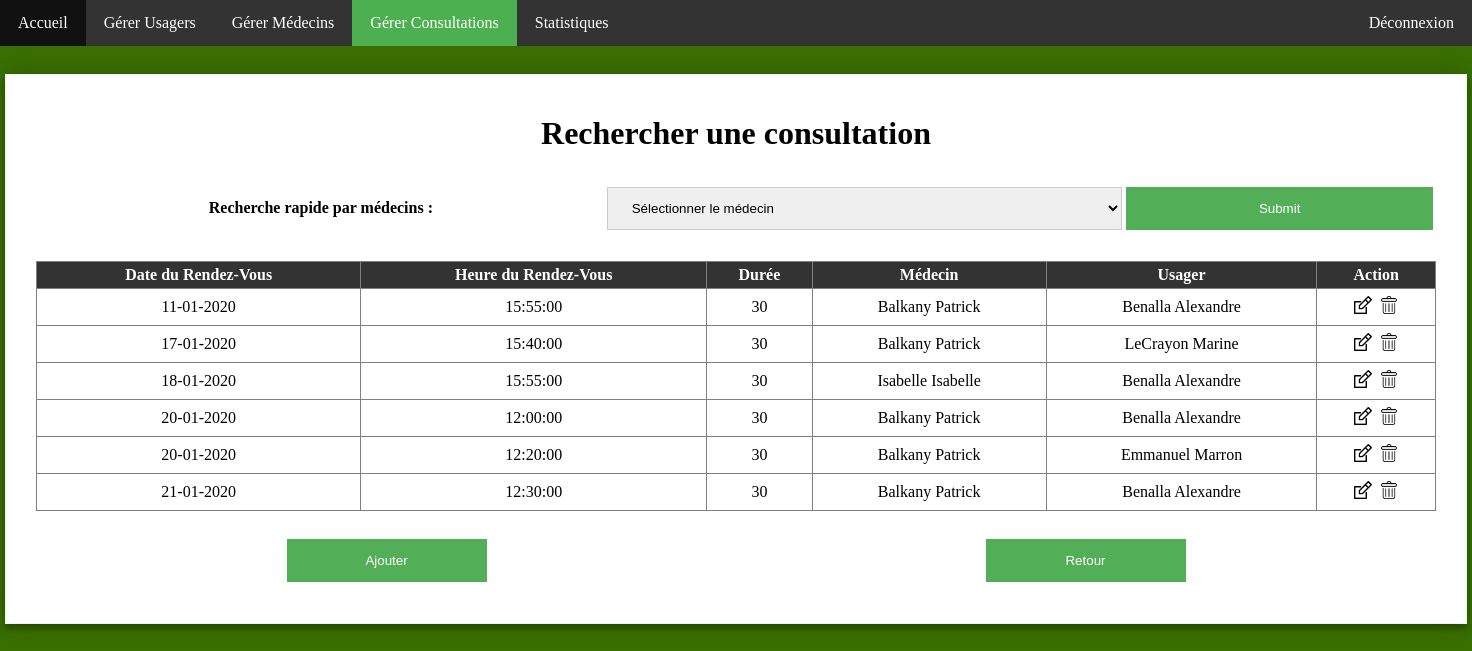
The app's page /pages/Consultation/rechercher_consultation.php (signed in) with its own data.
### tables this page shows
CREATE TABLE `RendezVous` (
  `Date_RDV` date NOT NULL,
  `Heure` time NOT NULL,
  `Id_Usager` int(11) NOT NULL,
  `Id_Medecin` varchar(50) NOT NULL,
  `Duree` smallint(6) NOT NULL
);

CREATE TABLE `Medecin` (
  `ID` int(11) NOT NULL,
  `Civilite` varchar(3) NOT NULL,
  `Nom` varchar(50) NOT NULL,
  `Prenom` varchar(50) NOT NULL
);

CREATE TABLE `Usager` (
  `Id_Usager` int(11) NOT NULL,
  `Civilite` varchar(3) DEFAULT NULL,
  `Nom` varchar(50) DEFAULT NULL,
  `Prenom` varchar(50) DEFAULT NULL,
  `Date_Naissance` date DEFAULT NULL,
  `Adresse` varchar(50) DEFAULT NULL,
  `Ville` varchar(50) DEFAULT NULL,
  `Code_Postal` varchar(5) DEFAULT NULL,
  `Lieu_Naissance` varchar(50) DEFAULT NULL,
  `Num_Securite_Sociale` bigint(11) DEFAULT NULL,
  `Medecin_T` int(11) DEFAULT NULL
);

### pages/Consultation/rechercher_consultation.php (the view, shortened to what this page needs)
<html>
	<head>
        <link rel="stylesheet" href="../../assets/style.css" />
	</head>
	<body>
		<ul class="Menu">
			<li id="Bouton"><a href="../../index.php">Accueil</a></li>
			<li id="Bouton"><a href="../Usager.php">Gérer Usagers</a></li>
			<li id="Bouton"><a href="../Medecin.php">Gérer Médecins</a></li>
			<li id="Bouton"><a href="../Consultation.php" class="active">Gérer Consultations</a></li>
			<li id="Bouton"><a href="../Statistique.php">Statistiques</a></li>
			<li id="Bouton" style="float:right"><a href="#">Déconnexion</a></li>
		</ul>
		<div id="grande_boite">
			<h1>Rechercher une consultation</h1>
			<form action="rechercher_consultation.php" method="POST">
				<table id="recherche">
					<tr>
						<td><p><strong>Recherche rapide par médecins :</strong></p></td>
						<td>
							<select name="Colonne_Medecin">
								<option value="">Sélectionner le médecin</option>
							</select>
						</td>
						<td><input type="submit"></td>
					</tr>
				</table>
			</form>
			<table id="tableau">
				<tr>
					<th scope="col">Date du Rendez-Vous</th>
					<th scope="col">Heure du Rendez-Vous</th>
					<th scope="col">Durée</th>
					<th scope="col">Médecin</th>
					<th scope="col">Usager</th>
					<th scope="col">Action</th>
				</tr>
					<?php
                        require('../PHP/db.php');
						if(!empty($_POST["Colonne_Medecin"])){
							$requete_Medecin = $linkpdo->prepare('SELECT * FROM Medecin WHERE ID = ?');
							$requete_Medecin->execute(array($_POST["Colonne_Medecin"]));
							while($data_Medecin = $requete_Medecin->fetch()){
								$Nom_med=$data_Medecin[2];
								$Prenom_med=$data_Medecin[3];
							}
							$identite_M = $Nom_med . " " . $Prenom_med;
							$requete = $linkpdo->prepare('SELECT * FROM RendezVous WHERE Id_Medecin = ?');
							$requete->execute(array($_POST["Colonne_Medecin"]));
							while($data = $requete->fetch()){
								$date = date_create_from_format('Y-m-d', $data[0]);
								$date1 = date_format($date, 'j/m/Y');
								echo("<tr>
										<td>$date1</td>
										<td>$data[1]</td>
										<td>$data[4]</td>
										<td>$identite_M</td>
								");
								$requete_Usager = $linkpdo->prepare('SELECT * FROM Usager WHERE Id_Usager = ?');
								$requete_Usager->execute(array($data[2]));
								while($data_Usager = $requete_Usager->fetch()){
									$Nom_usa=$data_Usager[2];
									$Prenom_usa=$data_Usager[3];
								}
								$usager_lie= $Nom_usa . " " . $Prenom_usa;
								echo("
										<td>$usager_lie</td>
										<td>
											<a href='diter_consultation.php?Date_RDV=$data[0]&amp;Heure_RDV=$data[1]&amp;Usager_RDV=$data[2]&amp;Medecin_RDV=$data[3]&amp;Duree_RDV=$data[4]&amp;U=$usager_lie&amp;M=$identite_M&amp;'><img id='icon' src='../../assets/images/editer.png' /></a>
											<a href='supp_consultation.php?Date_RDV=$data[0]&amp;Heure_RDV=$data[1]&amp;Usager_RDV=$data[2]&amp;Medecin_RDV=$data[3]&amp;Duree_RDV=$data[4]&amp;U=$usager_lie&amp;M=$identite_M&amp;'><img id='icon' src='../../assets/images/supprimer.png' /></a>
										</td>
									</tr>");
							}
						}
						else{
							$requete = $linkpdo->prepare('SELECT * FROM RendezVous');
							$requete->execute(array());
							while($data = $requete->fetch()){
								$date = date_create_from_format('Y-m-d', $data[0]);
								$date1 = date_format($date, 'j-m-Y');
								echo("<tr>
										<td>$date1</td>
										<td>$data[1]</td>
										<td>$data[4]</td>
								");
								$requete_Medecin = $linkpdo->prepare('SELECT * FROM Medecin WHERE ID = ?');
								$requete_Medecin->execute(array($data[3]));
								while($data_Medecin = $requete_Medecin->fetch()){
									$Nom_med=$data_Medecin[2];
									$Prenom_med=$data_Medecin[3];
								}
								$identite_M = $Nom_med . " " . $Prenom_med;
								echo("<td>$identite_M</td>");
								$requete_Usager = $linkpdo->prepare('SELECT * FROM Usager WHERE Id_Usager = ?');
								$requete_Usager->execute(array($data[2]));
								while($data_Usager = $requete_Usager->fetch()){
									$Nom_usa=$data_Usager[2];
									$Prenom_usa=$data_Usager[3];
								}
								$usager_lie= $Nom_usa . " " . $Prenom_usa;
								echo("
										<td>$usager_lie</td>
										<td>
											<a href='editer_consultation.php?Date_RDV=$data[0]&amp;Heure_RDV=$data[1]&amp;Usager_RDV=$data[2]&amp;Medecin_RDV=$data[3]&amp;Duree_RDV=$data[4]&amp;U=$usager_lie&amp;M=$identite_M&amp;'><img id='icon' src='../../assets/images/editer.png' /></a>
											<a href='supp_consultation.php?Date_RDV=$data[0]&amp;Heure_RDV=$data[1]&amp;Usager_RDV=$data[2]&amp;Medecin_RDV=$data[3]&amp;Duree_RDV=$data[4]&amp;U=$usager_lie&amp;M=$identite_M&amp;'><img id='icon' src='../../assets/images/supprimer.png' /></a>
										</td>
									</tr>");
							}
						}
					?>
			</table>
			<table id="recherche">
				<tr>
					<td><button id="retour" onclick="window.location.href = 'ajouter_consultation.php';">Ajouter</button></td>
					<td><button id="retour" onclick="window.location.href = '../Consultation.php';">Retour</button></td>
				</tr>
			</table>
        </div>
	</body>
</html>

### assets/style.css (style rules this page uses)
.Menu { list-style-type: none; margin: 0px; padding: 0px; overflow: hidden; background-color: #333; position: fixed; top: 0px; width: 100%; }
#Bouton { float: left; }
#Bouton a { display: block; color: white; text-align: center; padding: 14px 18px; text-decoration: none; }
.active { background-color: #4CAF50; }
body { margin: 0; background-color: #396E00; font-family: Cambria, "Hoefler Text", "Liberation Serif", Times, "Times New Roman", "serif"; }
#grande_boite { width: 1400px; margin: 0px auto; margin-top: 5%; padding: 30px; border: 1px solid #f1f1f1; background: #fff; box-shadow: 0px 0px 20px 0px rgba(0, 0, 0, 0.2), 0px 5px 5px 0 rgba(0, 0, 0, 0.24); }
#grande_boite h1 { margin: 10px auto; padding-bottom: 10px; text-align: center; }
button { background-color: #53af57; color: white; padding: 14px 40px; margin: 8px 0px; border: none; cursor: pointer; width: 100%; }
#retour { margin-top: 25px; width: 200px; }
input[type=text], input[type=password], input[type=number], input[type=date], input[type=search], input[type=time], select { width: 100%; padding: 12px 20px; margin: 8px 0px; display: inline-block; border: 1px solid #ccc; box-sizing: border-box; }
input[type=submit] { background-color: #53af57; color: white; padding: 14px 40px; margin: 12px 0px; border: none; cursor: pointer; width: 100%; }
#tableau { border-collapse: collapse; width: 100%; max-width: 1400px; min-width: 700px; text-align: center; }
#tableau, #tableau th, #tableau td { border: 1px solid gray; }
#tableau th, #tableau td { height: 24px; padding:4px; vertical-align:middle; }
#tableau th { background: #333; font-weight: bold; color: white; }
#recherche { width: 1400px; text-align: center; }
#icon { padding: 3px 2px; width: 18px; height: 18px; }

### records on screen
rendezvous: Date_RDV "11-01-2020", Heure "15:55:00", Duree "30", Id_Medecin.Prenom "Balkany Patrick", Id_Usager.Prenom "Benalla Alexandre"
rendezvous: Date_RDV "17-01-2020", Heure "15:40:00", Duree "30", Id_Medecin.Prenom "Balkany Patrick", Id_Usager.Prenom "LeCrayon Marine"
rendezvous: Date_RDV "18-01-2020", Heure "15:55:00", Duree "30", Id_Medecin.Prenom "Isabelle Isabelle", Id_Usager.Prenom "Benalla Alexandre"
rendezvous: Date_RDV "20-01-2020", Heure "12:00:00", Duree "30", Id_Medecin.Prenom "Balkany Patrick", Id_Usager.Prenom "Benalla Alexandre"
rendezvous: Date_RDV "20-01-2020", Heure "12:20:00", Duree "30", Id_Medecin.Prenom "Balkany Patrick", Id_Usager.Prenom "Emmanuel Marron"
rendezvous: Date_RDV "21-01-2020", Heure "12:30:00", Duree "30", Id_Medecin.Prenom "Balkany Patrick", Id_Usager.Prenom "Benalla Alexandre"
